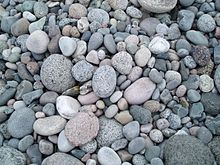
#> input picture stones.jpg, 220 x 165 px
$ python feature_detection.py
#> lines starting #> are read from the running program, lines starting #| are printed output that depends on the picture
import cv2
import numpy as np
from pylab import *
from numpy import *

filename = 'stones.jpg'
img = cv2.imread(filename)
#> img is the input picture: shape (165, 220, 3); mean B, G, R 143.8, 137.1, 130.3
gray = cv2.cvtColor(img,cv2.COLOR_BGR2GRAY)

#Check corners using Harris Corner Detection
gray = np.float32(gray)
dst = cv2.cornerHarris(gray,2,7,0.1)
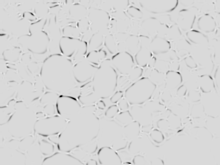
#> dst: shape (165, 220) float32; min -1.3e+12, max 2.23e+11, mean -1.94e+10; drawn with min black and max white

#result is dilated for marking the corners, not important
dst = cv2.dilate(dst,None)
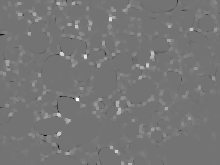
#> dst: shape (165, 220) float32; min -1.85e+11, max 2.23e+11, mean 4.39e+09; drawn with min black and max white

# Threshold for an optimal value, it may vary depending on the image.
img[dst>0.01*dst.max()]=[0,0,255]
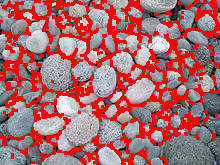
#> img: shape (165, 220, 3); mean B, G, R 112.2, 107.3, 174.9

print(dst)
#> (printed output is left out)

cv2.imshow('stones',img)
if cv2.waitKey(0) & 0xff == 27:
#> (key Esc is pressed here)
    cv2.destroyAllWindows()
